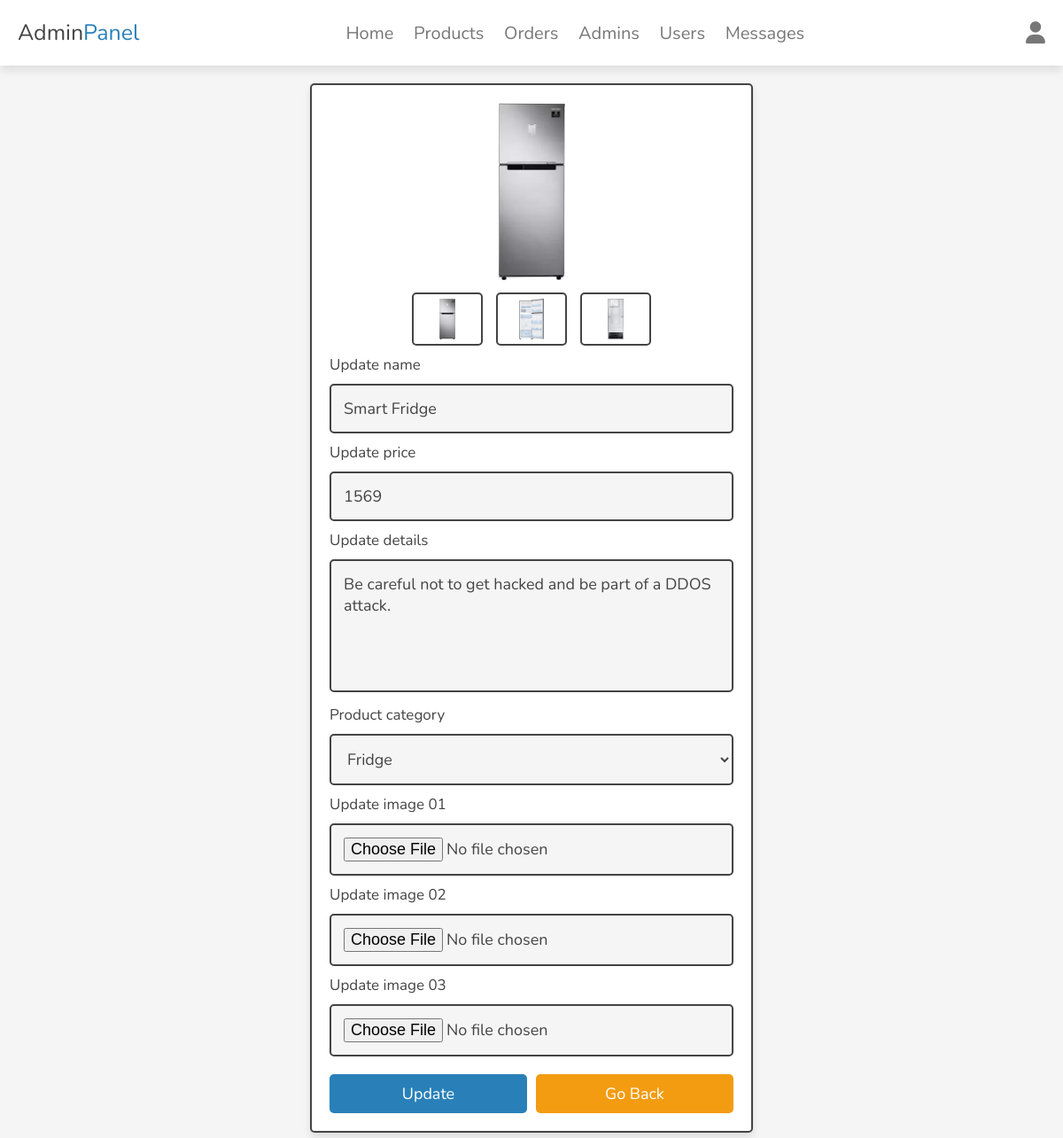
Page /admin/update_product.php?update=3 (signed in) on the committed database.
### tables this page shows
CREATE TABLE `products` (
  `id` int(100) NOT NULL,
  `name` varchar(100) NOT NULL,
  `details` varchar(500) NOT NULL,
  `price` float NOT NULL,
  `image_01` varchar(100) NOT NULL,
  `image_02` varchar(100) NOT NULL,
  `image_03` varchar(100) NOT NULL,
  `category_id` int(11) DEFAULT NULL
);

CREATE TABLE `categories` (
  `id` int(11) NOT NULL,
  `name` varchar(50) NOT NULL,
  `icon` varchar(100) NOT NULL
);

### admin/update_product.php (the view, shortened to what this page needs)
<?php
include "../components/connect.php";
?>
<!DOCTYPE html>
<html lang="en">
<head>
   <link rel="stylesheet" href="https://cdnjs.cloudflare.com/ajax/libs/font-awesome/6.2.0/css/all.min.css">
   <link rel="stylesheet" href="../css/admin_style.css">
</head>
<body>
   <?php include '../components/admin_header.php'; ?>
   <section class="update-product">
      <?php
      $update_id = $_GET['update'];
      $show_products = $conn->prepare("SELECT * FROM `products` WHERE id = ?");
      $show_products->execute([$update_id]);
      if ($show_products->rowCount() > 0) {
         while ($fetch_products = $show_products->fetch(PDO::FETCH_ASSOC)) {
      ?>
            <form action="" method="POST" enctype="multipart/form-data">
               <div class="image-container">
                  <div class="main-image">
                     <img src="../uploaded_img/<?= $fetch_products['image_01']; ?>" alt="">
                  </div>
                  <div class="sub-images">
                     <img src="../uploaded_img/<?= $fetch_products['image_01']; ?>" alt="">
                     <img src="../uploaded_img/<?= $fetch_products['image_02']; ?>" alt="">
                     <img src="../uploaded_img/<?= $fetch_products['image_03']; ?>" alt="">
                  </div>
               </div>
               <span>Update name</span>
               <input type="text" required placeholder="Enter product name" name="name" maxlength="100" class="box" value="<?= $fetch_products['name']; ?>">
               <span>Update price</span>
               <input type="number" min="0" max="9999999999" required placeholder="Enter product price" name="price" onkeydown="if(this.value.length == 10) return false;" class="box" value="<?= $fetch_products['price']; ?>">
               <span>Update details</span>
               <textarea name="details" class="box" placeholder="Enter product details" required maxlength="500" cols="30" rows="10"><?= $fetch_products['details']; ?></textarea>
               <div class="inputBox" style="position:relative;">
                  <span>Product category</span>
                  <select name="category_id" class="box">
                     <?php
                        $show_categories = $conn->prepare("SELECT * FROM `categories` ORDER BY name ASC");
                        $show_categories->execute();
                        if ($show_categories->rowCount() > 0) {
                           while ($fetch_categories = $show_categories->fetch(PDO::FETCH_ASSOC)) {
                     ?>
                     <option value="<?= $fetch_categories['id'] ?>"
                        <?= $fetch_products['category_id'] == $fetch_categories['id'] ? 'selected' : '' ?>><?= $fetch_categories['name'] ?>
                     </option>
                     <?php }} ?>
                  </select>
               </div>
               <span>Update image 01</span>
               <input type="file" name="image_01" class="box" accept="image/jpg, image/jpeg, image/png, image/webp">
               <span>Update image 02</span>
               <input type="file" name="image_02" class="box" accept="image/jpg, image/jpeg, image/png, image/webp">
               <span>Update image 03</span>
               <input type="file" name="image_03" class="box" accept="image/jpg, image/jpeg, image/png, image/webp">
               <div class="flex-btn">
                  <input type="submit" value="update" class="btn" name="update">
                  <a href="products.php" class="option-btn">Go back</a>
               </div>
            </form>
      <?php
         }
      } else {
         echo '<p class="empty">No products added yet!</p>';
      }
      ?>
   </section>
</body>
</html>

### css/admin_style.css (style rules this page uses)
:root { --main-color: #2980b9; --red: #e74c3c; --orange: #f39c12; --black: #444; --white: #fff; --light-bg: #f5f5f5; --light-color: #777; --border: .2rem solid var(--black); --box-shadow: 0 .5rem 1rem rgba(0, 0, 0, .1); }
* { font-family: 'Nunito', sans-serif; margin: 0; padding: 0; box-sizing: border-box; text-decoration: none; outline: none; border: none; }
html { font-size: 62.5%; overflow-x: hidden; }
body { background-color: var(--light-bg); }
section { max-width: 1200px; margin: 0 auto; padding: 2rem; }
.btn, .delete-btn, .option-btn { display: block; margin-top: 1rem; border-radius: .5rem; cursor: pointer; width: 100%; font-size: 1.8rem; color: var(--white); padding: 1rem 3rem; text-transform: capitalize; text-align: center; }
.btn { background-color: var(--main-color); }
.option-btn { background-color: var(--orange); }
.flex-btn { display: flex; gap: 1rem; }
.update-product form { margin: 0 auto; max-width: 50rem; background-color: var(--white); border-radius: .5rem; box-shadow: var(--box-shadow); border: var(--border); padding: 2rem; }
.update-product form .image-container .main-image img { width: 100%; height: 20rem; object-fit: contain; }
.update-product form .image-container .sub-images { display: flex; gap: 1.5rem; margin: 1rem 0; justify-content: center; }
.update-product form .image-container .sub-images img { width: 8rem; height: 6rem; object-fit: contain; border: var(--border); cursor: pointer; padding: .5rem; border-radius: .5rem; transition: .2s linear; }
.update-product form .box { background-color: var(--light-bg); border: var(--border); width: 100%; padding: 1.4rem; font-size: 1.8rem; color: var(--black); border-radius: .5rem; margin: 1rem 0; }
.update-product form textarea { height: 15rem; resize: none; }
.update-product form span { font-size: 1.7rem; color: var(--black); }

### rows in the picture
products: image_01 (picture), image_02 (picture), image_03 (picture), name "Smart Fridge", price "1569", details "Be careful not to get hacked and be part of a DDOS attack.", category_id "Fridge"
